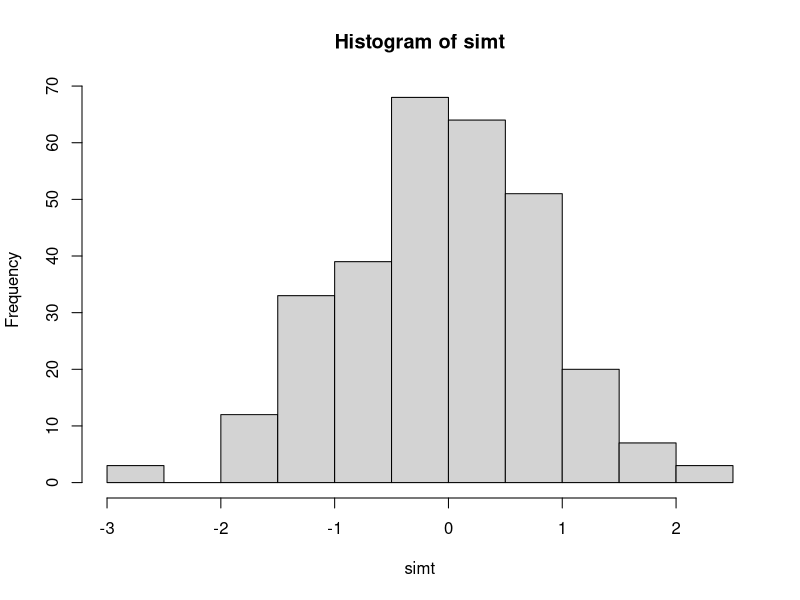
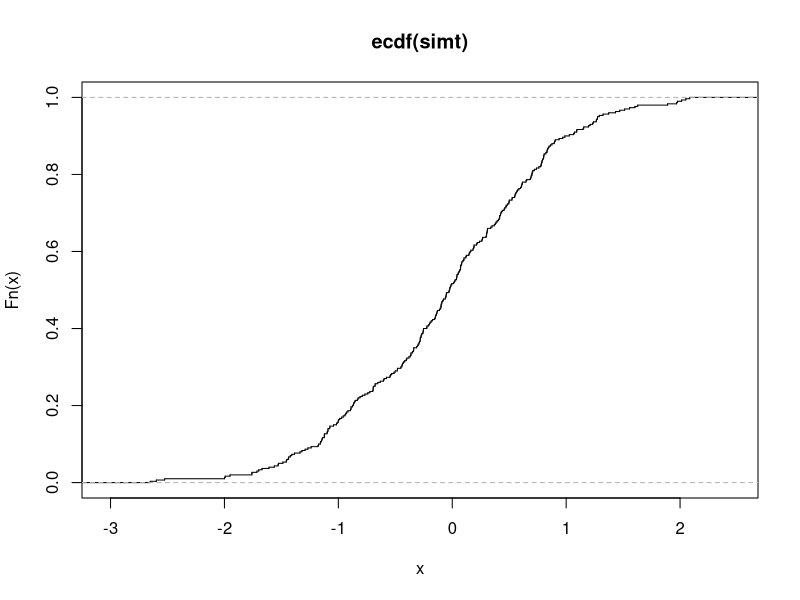

Reproduce these figures in R, in order.
## ---- chunk 1
# Comment within some example code
## ---- chunk 2
#Best practice dictates NOT using periods, use _ instead
#names can include a number, but cannot begin with a number
#Every character matters and is case-sensitive

#correct
x1 <- c(1,2,3) #where x1 is the object
X1 <- c(2,3,4) #different from lowercase x1

#incorrect
# 2x <- c(3,4,5)
## ---- chunk 3
# to display the objects which are currently stored within R
objects()

# to remove individual objects
rm(x1,X1)
## ---- chunk 4

v1 <- 1:30 #creating a vextor that includes the integers 1, 2,...29, 30

#logical vector index

v1logical <- v1[v1%%2==0] #vector "v1logical" where only the values that are included are those for which the index vector in brackets is TRUE. Here, this would give you only the even values. 

# positive integer index

v1first10 <- v1[1:10] #vector that selects the first ten values of vector v1

#negative integer index

v1last10 <- v1[-(1:20)] #vector that excludes values 1-20 of vector v1

#character vector index

faces <- c(12, 11, 36, 24) #creates a vector of those values
names(faces) <- c("happy", "angry", "neutral", "surprised") #assigns names to identify each component of a vector
stim_list1 <- faces[c("neutral", "surprised")] #now I can create another vector comprised of the numeric mode values, without having to remember the specific numeric values because they have names

## ---- chunk 5

mode(v1) #returns what the mode is; in this case, "numeric"
length (v1) #returns the length; in this case, 30
attributes(faces) #returns additional, non-instrinsic attributes, like names

as.character(v1) #changes all numeric values in vector v1 to character mode
as.integer(v1) #changes all characters in vector v1 back to integer mode

v2 <- numeric() #creates empty vector of mode numeric
length (v2) <-20 #makes the length 20, all missing values (NA)
v2[5] <- 5.1 #makes the 5th value 5.1

attr(v2, "dim") <- c(5,4) #changes the dimensions to a 5-by-4 matrix

## ---- chunk 6

state <- c("tas", "sa", "qld", "nsw", "nsw", "nt", "wa", "wa","qld", "vic", "nsw", "vic", "qld", "qld", "sa", "tas","sa", "nt", "wa", "vic", "qld", "nsw", "nsw", "wa","sa", "act", "nsw", "vic", "vic", "act")

statef <- factor(state) 

incomes <- c(60, 49, 40, 61, 64, 60, 59, 54, 62, 69, 70, 42, 56,61, 61, 61, 58, 51, 48, 65, 49, 49, 41, 48, 52, 46,59, 46, 58, 43)

incmeans <- tapply(incomes, statef, mean) #apply the mean() function to each group of income by levels of statef

stderr <- function(x) sqrt(var(x)/length(x)) #creates a funciton to calculate standard error

incster <- tapply (incomes, statef, stderr) #apply the newly created stderr function to each group of income by levels of statef

ns <- table(statef) #get n for each state/providence

qt (.025, ns-1) #returns CI with lower tail included for each n

## ---- chunk 7
#They are stored in alphabetical order, or in the order they were specified to factor if they were specified explicitly

ex1 <- c("blue", "red", "green")
ex1f <- factor (ex1) #alphabetical


ex1f2 <- factor(ex1, levels=c("blue", "red", "green"))
levels(ex1f2) #specified order

## ---- chunk 8
a1 <- array(1:36, dim=c(3,6,2))
a1
## ---- chunk 9
a2 <- array(rep(1:20,length.out=20), dim = c(10,10))
a2

d <- diag(a2)
d

a2[d] <- 0
a2
## ---- chunk 10
#I did it that way in 5.2, so...?
## ---- chunk 11
a3 <- array(2:37, dim=c(3,6,2))
a1and3 <- 2*a1*a3+1
a1and3
## ---- chunk 12
vec <- as.vector(a2)
vec
## ---- chunk 13
Lst <- list(name="Fred", wife="Mary", no.children=3, child.ages=c(4,7,9))

Lst$name #Fred
Lst[["wife"]] #Mary
Lst[[4]][2] #7
## ---- chunk 14
#giving mulitple lists to 'list()'

#creating some lists to work with
Lst1 <- list(name="Catie",age=21,pets=1)
Lst2 <- list(name="Bob",age=23,pets=6)
Lst3 <- list(name="Mary",age=24,pets=0)

Lst4 <- list(Lst1,Lst2,Lst3) #using list()
Lst5 <- c(Lst1,Lst2,Lst3) #using c()

#when you compare the printouts of both of these, you can see that the c() combined lists do not have double-bracket operators for each of th3 3 lists that were combined.
Lst4 
Lst5 

Lst4[[2]] [2] #to get Bob's age, it returns 23
Lst5[[2]] [2] #NA, can't do it!
## ---- chunk 15
#A list or a matrix which satisfies the restrictions of a data frame can be coerced into a data frame using the function as.data.frame()
## ---- chunk 16
simt <- rt(300,299) #simulate t-dist
stem(simt) #examine stem-and-leaf plot
hist(simt) #examine histogram
plot(ecdf(simt), do.points=FALSE, verticals=TRUE) #plot the distribution function
shapiro.test(simt) #Shapiro-Wilk test
ks.test(simt, "pnorm", mean = mean(simt), sd = sqrt(var(simt))) #One-sample Kolmogorov-Smirnov test
## ---- chunk 17
#ifelse(test, what to return if test is true, what to return if test is false) is a vectorized version of the if/else concept that applies the test to each item of a vector and returns the true or false value for each item
ex1 <- c(1:12)
ifelse(ex1>=7,"upper","lower")

#if() else evaluates a condition once, unless part of a for loop

if (6<7) "RIGHT!" else "NO WAY!"
## ---- chunk 18
#To get the square of each of the integers 1-5
num1 = c(1:5)
num1_sq = NULL

for (i in 1:5) {
num1_sq [i] = num1 [i]^2
}
print(num1_sq)
